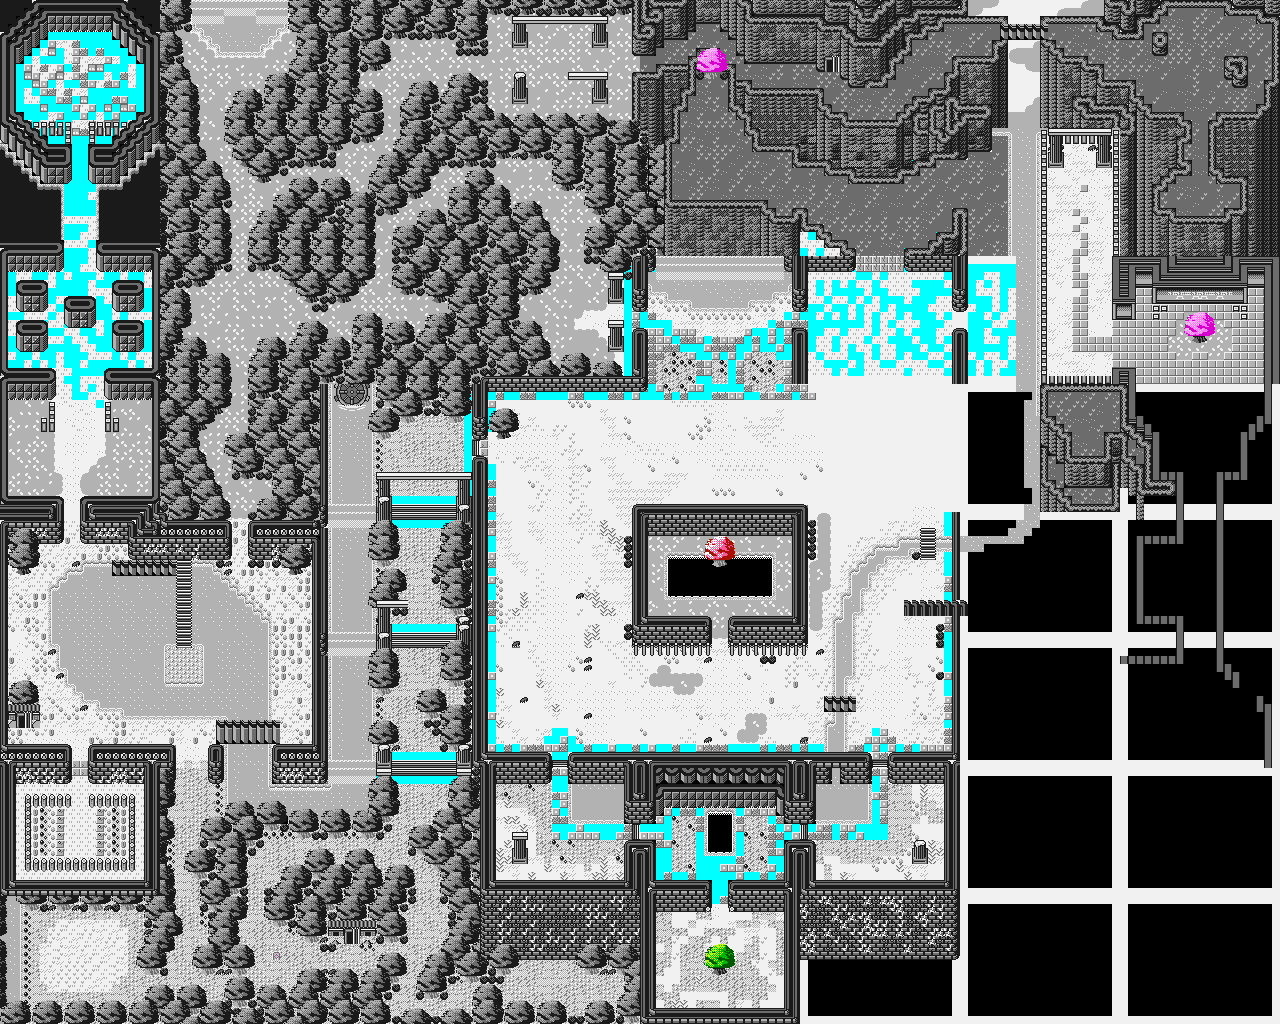

Tiled map render using the project's own tile images. Description and the map definition, with tile-layer contents summarised, below:
An orthogonal 160x128 tile map with 8x8 px tiles, 3 tile layers (Background, Collision, Overlap).

<map version="1.0" orientation="orthogonal" renderorder="right-down" width="160" height="128" tilewidth="8" tileheight="8" nextobjectid="1">
 <tileset firstgid="1" name="char_sheet" tilewidth="8" tileheight="8" tilecount="1024" columns="32">
  <image source="../../char_sheet.png" width="256" height="256" />
 </tileset>
 <layer name="Background" width="160" height="128">
  <data>[20480 cells, 15715 non-empty, 81 distinct tile ids]</data>
 </layer>
 <layer name="Collision" width="160" height="128">
  <data>[20480 cells, 9043 non-empty, 149 distinct tile ids]</data>
 </layer>
 <layer name="Overlap" width="160" height="128">
  <data>[20480 cells, 2980 non-empty, 77 distinct tile ids]</data>
 </layer>
</map>